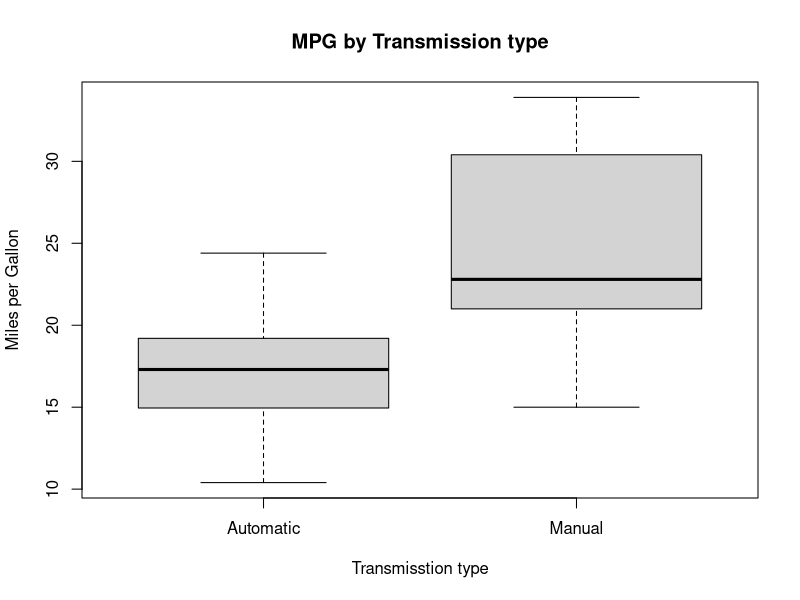
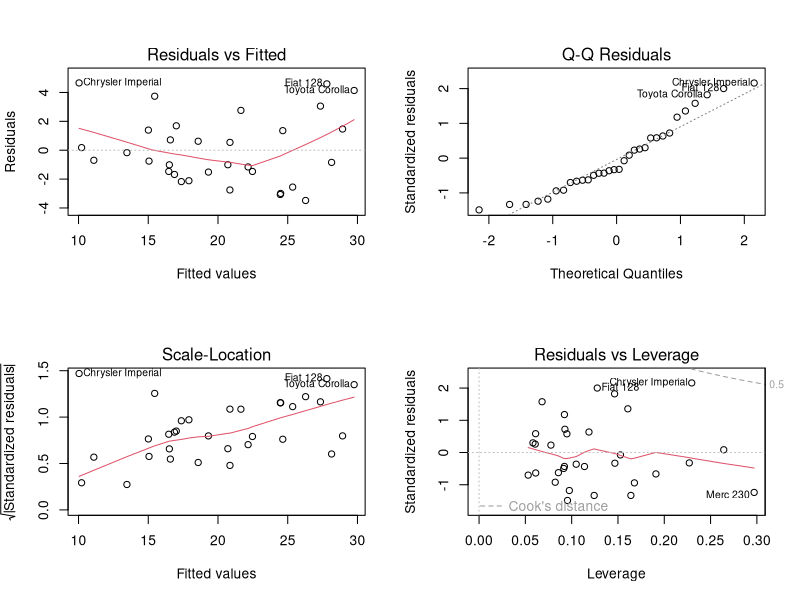

Here is the R script that generated these plots, in order:
## ---- chunk 1
library(datasets);
data(mtcars)
mtcars$am <- factor(mtcars$am,labels=c('Automatic','Manual'))
t.test(mpg~am, data=mtcars)
## ---- chunk 2
fit1 <- lm(mpg~am, data = mtcars)
summary(fit1)
## ---- chunk 3
fit2 <- step(lm(mpg ~ .,data = mtcars))
## ---- chunk 4
summary(fit2)
## ---- chunk 5
boxplot(mpg ~ am, data=mtcars, main="MPG by Transmission type", xlab="Transmisstion type", ylab="Miles per Gallon")
## ---- chunk 6
par(mfrow = c(2,2))
plot(fit2)
